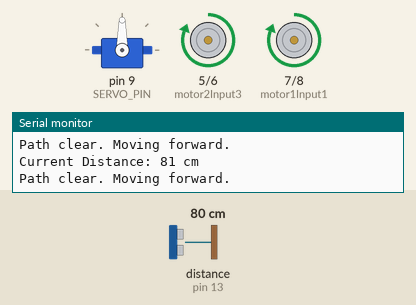
A sketch run on a simulated Arduino Uno, built with avr-gcc and run on an emulated ATmega328P. Shown: servo, motor-driver pin pairs drawn as motors (green arrow = first pin HIGH = forward, orange = second pin HIGH = backward, longer = more drive), the last lines printed to the serial monitor. The inputs (shaded band) are chosen by the test bench; at power-on: distance to the obstacle (sensor on pin 13) 80 cm. The echo pulse lasts 58.3 µs per cm.

Above: at 1.7 s.
1.8 s: distance to the obstacle (sensor on pin 13) set to 28 cm
3.3 s: distance to the obstacle (sensor on pin 13) set to 23 cm
At 4.4 s:
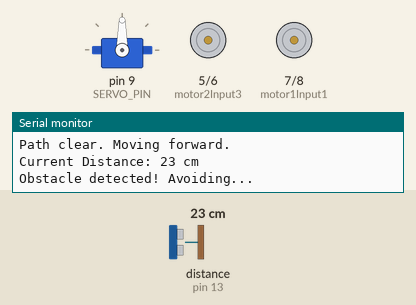
At 6.5 s:
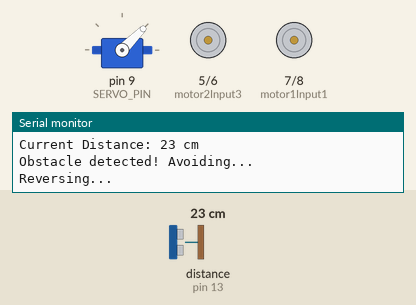
6.6 s: distance to the obstacle (sensor on pin 13) set to 35 cm
9.9 s: distance to the obstacle (sensor on pin 13) set to 2 cm
At 11.8 s:
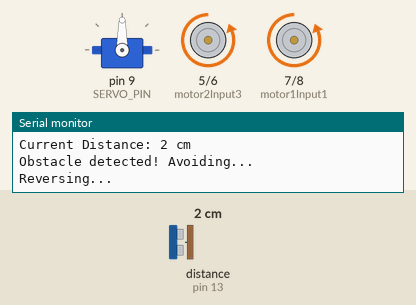
Timing chart, 0 to 14.2 s (numbered marks = the images above; inputs shaded):
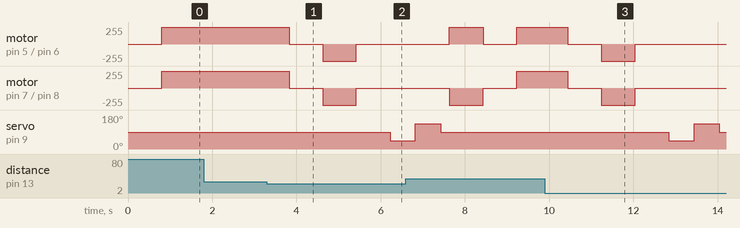

The sketch:

sketch_06.ino
```cpp
#include <Servo.h>    // Include the Servo library for servo control
#include <NewPing.h>  // Include the NewPing library for ultrasonic sensor

// --- Motor Control Pins (L298N Module) ---
// These pins control direction. ENA/ENB are assumed to be HIGH via jumpers on the L298N module.
const int motor1Input1 = 7; // IN1 on L298N for Motor 1
const int motor1Input2 = 8; // IN2 on L298N for Motor 1
const int motor2Input3 = 5; // IN3 on L298N for Motor 2
const int motor2Input4 = 6; // IN4 on L298N for Motor 2

// --- Ultrasonic Sensor Pins (HC-SR04) ---
const int TRIGGER_PIN = 12; // Arduino pin connected to HC-SR04 Trigger pin
const int ECHO_PIN = 13;    // Arduino pin connected to HC-SR04 Echo pin
const int MAX_DISTANCE = 200; // Maximum distance (in cm) to ping (sensor range 2cm-400cm).

// --- Servo Motor Pin (SG90) ---
const int SERVO_PIN = 9; // Arduino pin connected to SG90 Servo Signal pin

// --- Global Objects ---
NewPing sonar(TRIGGER_PIN, ECHO_PIN, MAX_DISTANCE); // NewPing sensor object
Servo myServo;                                       // Servo object

// --- Robot Movement Constants ---
#define FORWARD_DIR 1
#define BACKWARD_DIR 2
#define LEFT_TURN 3
#define RIGHT_TURN 4
#define STOP_MOVE 0

const int DANGER_ZONE_CM = 25; // Distance in cm at which an obstacle is too close
const int REVERSE_DURATION = 800; // Milliseconds to reverse
const int TURN_DURATION = 800; // Milliseconds to turn

void setup() {
  // Initialize Serial communication for debugging
  Serial.begin(9600);
  Serial.println("Autonomous Robot Started!");

  // Setup Motor Control Pins as OUTPUTs
  pinMode(motor1Input1, OUTPUT);
  pinMode(motor1Input2, OUTPUT);
  pinMode(motor2Input3, OUTPUT);
  pinMode(motor2Input4, OUTPUT);

  // Attach Servo to its pin
  myServo.attach(SERVO_PIN);
  myServo.write(90); // Start servo at center position (forward-facing)
  delay(500); // Give servo time to move

  // Ensure motors are initially stopped
  stopMotors();
}

void loop() {
  // Always check the distance straight ahead while moving forward
  int distance = getForwardDistance();
  Serial.print("Current Distance: ");
  Serial.print(distance);
  Serial.println(" cm");

  if (distance > DANGER_ZONE_CM || distance == MAX_DISTANCE) {
    // If no obstacle (distance > danger zone) or sensor returned MAX_DISTANCE (no echo, far away)
    // Note: NewPing returns 0 for no echo, but we're mapping 0 to MAX_DISTANCE in getForwardDistance()
    Serial.println("Path clear. Moving forward.");
    moveForward();
    delay(300); // Short delay to allow a bit of movement before re-checking
  } else {
    // Obstacle detected within danger zone
    Serial.println("Obstacle detected! Avoiding...");
    avoidObstacle();
  }
}

// --- Robot Movement Helper Functions ---

// Function to make both motors move forward
void moveForward() {
  digitalWrite(motor1Input1, HIGH);
  digitalWrite(motor1Input2, LOW);
  digitalWrite(motor2Input3, HIGH);
  digitalWrite(motor2Input4, LOW);
}

// Function to make both motors move backward (reverse)
void moveBackward() {
  digitalWrite(motor1Input1, LOW);
  digitalWrite(motor1Input2, HIGH);
  digitalWrite(motor2Input3, LOW);
  digitalWrite(motor2Input4, HIGH);
}

// Function to make the robot turn left
void turnLeft() {
  digitalWrite(motor1Input1, LOW);  // Motor 1 (Right wheel) backward
  digitalWrite(motor1Input2, HIGH);
  digitalWrite(motor2Input3, HIGH); // Motor 2 (Left wheel) forward
  digitalWrite(motor2Input4, LOW);
}

// Function to make the robot turn right
void turnRight() {
  digitalWrite(motor1Input1, HIGH); // Motor 1 (Right wheel) forward
  digitalWrite(motor1Input2, LOW);
  digitalWrite(motor2Input3, LOW);  // Motor 2 (Left wheel) backward
  digitalWrite(motor2Input4, HIGH);
}

// Function to stop both motors (brake)
void stopMotors() {
  digitalWrite(motor1Input1, LOW);
  digitalWrite(motor1Input2, LOW);
  digitalWrite(motor2Input3, LOW);
  digitalWrite(motor2Input4, LOW);
}

// --- Sensing and Decision Making Functions ---

// NEW: Function to get distance directly in front (servo at 90 degrees)
int getForwardDistance() {
  myServo.write(90); // Ensure servo is facing straight ahead
  delay(300); // Give servo time to move if it was recently moved during avoidance
  int distance = sonar.ping_cm();
  // NewPing returns 0 if no echo within MAX_DISTANCE. Treat this as clear/far away.
  if (distance == 0) {
    return MAX_DISTANCE;
  }
  return distance;
}

// NEW: Function to scan different directions and decide the best turn
int decideAvoidanceDirection() {
  int leftDistance, rightDistance;

  // Scan Left (e.g., 45 degrees)
  myServo.write(45);
  delay(600); // Give servo more time to move and stabilize for accurate reading
  leftDistance = sonar.ping_cm();
  if (leftDistance == 0) leftDistance = MAX_DISTANCE; // If no echo, assume clear

  // Scan Right (e.g., 135 degrees)
  myServo.write(135);
  delay(600); // Give servo more time to move and stabilize
  rightDistance = sonar.ping_cm();
  if (rightDistance == 0) rightDistance = MAX_DISTANCE; // If no echo, assume clear

  myServo.write(90); // Return servo to center after scan
  delay(200);

  Serial.print("Scan Result: Left=");
  Serial.print(leftDistance);
  Serial.print("cm, Right=");
  Serial.print(rightDistance);
  Serial.println("cm");

  // Decide the turn direction based on which side is clearer
  if (rightDistance > leftDistance) {
    return RIGHT_TURN;
  } else {
    // If left is greater or equal, turn left
    return LEFT_TURN;
  }
}

// Function to execute obstacle avoidance routine
void avoidObstacle() {
  stopMotors();
  delay(800); //  pause before reversing

  Serial.println("Reversing...");
  moveBackward();
  delay(REVERSE_DURATION); // Reverse for defined duration

  stopMotors();
  delay(800); //  pause before turning

  int turnDecision = decideAvoidanceDirection(); // Use the new function to determine best turn

  if (turnDecision == RIGHT_TURN) {
    Serial.println("Turning Right based on scan...");
    turnRight();
  } else {
    Serial.println("Turning Left based on scan...");
    turnLeft();
  }
  delay(TURN_DURATION); // Turn for defined duration

  stopMotors();
  delay(500); // Small pause

  Serial.println("Avoidance maneuver complete. Resuming main loop.");
  // The loop() function will automatically call getForwardDistance() for the next check.
}
```

Measured:
- the behaviour switches between 26 and 25 cm on distance to the obstacle (sensor on pin 13) (found by bisection; images 0 and 1)
- after the input at 3.3 s, motor on pin 5 (motor2Input3) / pin 6 (motor2Input4), motor on pin 7 (motor1Input1) / pin 8 (motor1Input2): forward 255/255 → stopped after 0.52 s, → backward 255/255 0.80 s later, → stopped 0.80 s later; servo on pin 9 (SERVO_PIN): 90° → 45° after 2.9 s
- after the input at 9.9 s, motor on pin 5 (motor2Input3) / pin 6 (motor2Input4), motor on pin 7 (motor1Input1) / pin 8 (motor1Input2): forward 255/255 → stopped after 0.54 s, → backward 255/255 0.80 s later, → stopped 0.80 s later; servo on pin 9 (SERVO_PIN): 90° → 45° after 2.9 s, → 135° 0.60 s later, → 90° 0.60 s later
